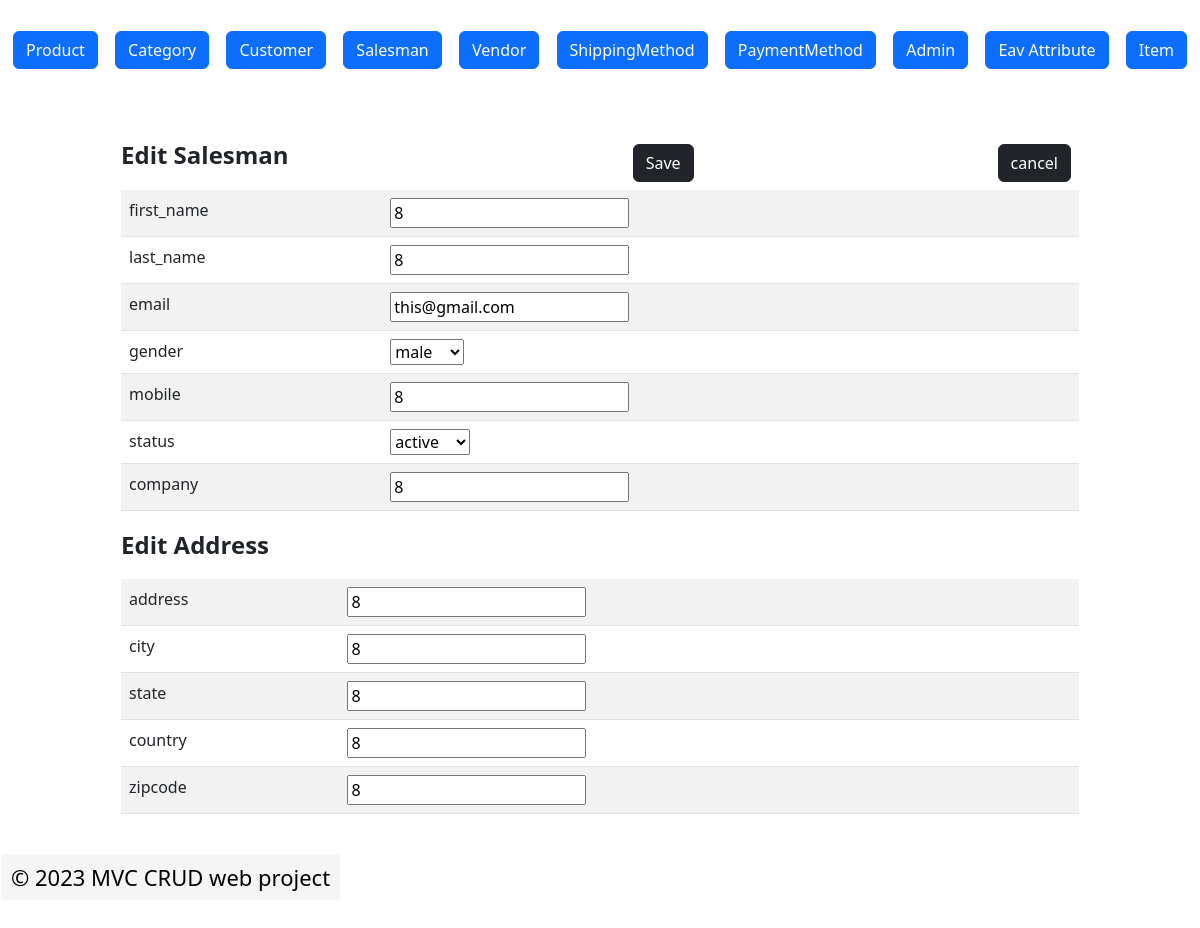
Before: /index.php?c=salesman&a=edit&salesman_id=4 with the older database file.
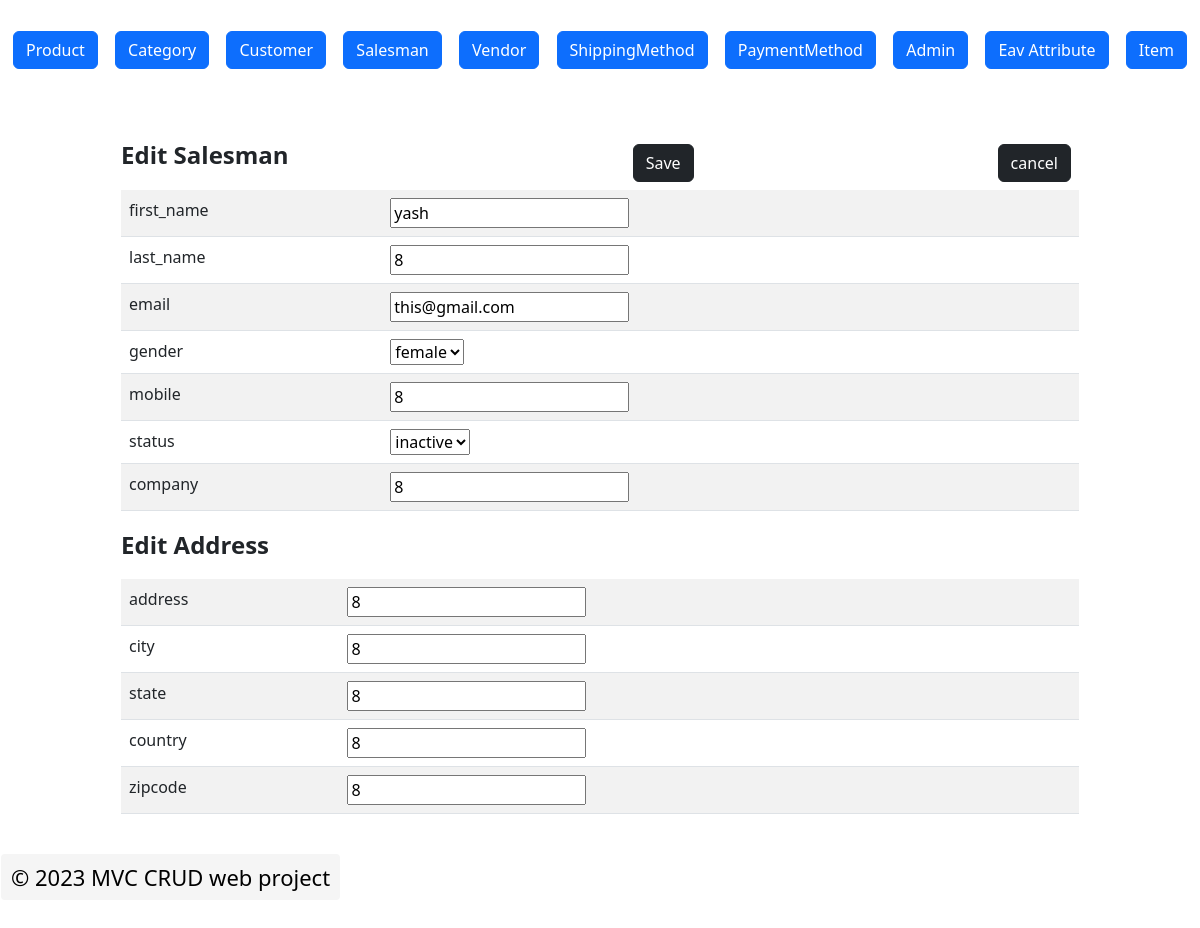
After: the same page with the newer database file.
### tables this page shows
CREATE TABLE `salesman` (
  `salesman_id` int(11) NOT NULL,
  `first_name` varchar(255) NOT NULL,
  `last_name` varchar(255) NOT NULL,
  `email` varchar(255) NOT NULL,
  `gender` enum('male','female') NOT NULL,
  `mobile` int(10) NOT NULL,
  `status` tinyint(4) NOT NULL,
  `company` varchar(25) NOT NULL,
  `created_at` datetime NOT NULL,
  `updated_at` datetime DEFAULT NULL
);

### Block/Core/Template.php (called while the page is built, shortened)
<?php
class Block_Core_Template extends Model_Core_View
{
	protected $children = [];
	public function getChildren()
	{
		return $this->children;
	}
	public function addChild($key, $value)
	{
		$this->children[$key] = $value;
		return $this;
	}
}

### Model/Core/View.php (called while the page is built, shortened)
<?php
class Model_Core_View
{
	protected $template = null;
	protected $data = [];
	public function setTemplate($template)
	{
		$this->template = $template;
		return $this;
	}
	public function getTemplate()
	{
		return $this->template;
	}
	public function setData($data)
	{
		$this->data = $data;
		return $this;
	}
	public function getData($key = null)
	{
		if (array_key_exists($key, $this->data)) {
			return $this->data[$key];
		}
		return null;
	}
	public function render()
	{
		require "View" . DS . $this->getTemplate();
	}
	public function getUrl($action = null, $controller = null, $param = [], $reset = false)
	{
		return Ccc::getModel('Core_Url')->getUrl($action, $controller, $param, $reset);
	}
}

### Controller/Salesman.php (called while the page is built, shortened)
<?php
class Controller_Salesman extends Controller_Core_Action
{
	public function editAction()
	{
		try {
			$salesmanId = (int) Ccc::getModel('Core_Request')->getParam('salesman_id');
			$layout = $this->getLayout();
			$salesman = Ccc::getModel('salesman')->load($salesmanId);
			$address = Ccc::getModel('salesman_Address')->load($salesmanId);
			$edit = $layout->createBlock('salesman_Edit')->setData(['salesman'=>$salesman, 'address' => $address]);
			$layout->getChild('content')->addChild('edit',$edit);
			$layout->render();
		} catch (Exception $e) {
			Ccc::getModel('Core_View')->getMessage()->add($e->getMessage(),Model_Core_Message::FAILURE);
			$this->redirect('grid','',[],true);
		}
	}
}
?>

### index.php (called while the page is built, shortened)
<?php
spl_autoload_register(function ($className) {
    $classPath = str_replace('_', '/', $className);
});
class Ccc
{
	public static function init()
	{
		$front = new Controller_Core_Front();
		$front->init();
	}
	public static function getModel($className)
	{
		return new $className();
	}
}
Ccc::init();
?>

### Model/Core/Url.php (called while the page is built, shortened)
<?php
require_once'Model/Core/Request.php';
class Model_Core_Url
{
	public function getUrl($action = null, $controller = null, $param = [], $reset = false)
	{
		$result = new Model_Core_Request();
		$final = $result->getParam();
		if ($reset) {
			$final = [];
		}
		if ($controller) {
			$final['c'] = $controller;
		}
		else{
			$final['c'] = $result->getControllerName();
		}
		if ($action) {
			$final['a'] = $action;
		}
		else{
			$final['a'] = $result->getActionName();
		}
		$queryString = http_build_query($final);
		$requesturl = trim($_SERVER['REQUEST_URI'], $_SERVER['QUERY_STRING']);
		return $url = $_SERVER['REQUEST_SCHEME'].'://'.$_SERVER['HTTP_HOST'].$requesturl.$queryString;
	}
}
?>

### Model/Core/Request.php (called while the page is built, shortened)
<?php
class Model_Core_Request
{
	public function getParam($key = null , $value = null)
	{
		if($key == 	null)
		{
			return $_GET;
		}
		if(array_key_exists($key, $_GET))
		{
			return $_GET[$key];
		}
		return $value;
	}
}
?>

### Block/Salesman/Edit.php (called while the page is built, shortened)
<?php
class Block_Salesman_Edit extends Block_Core_Template
{
	public function getSalesman()
	{
		$salesman = $this->getData('salesman');
		$address = $this->getData('address');
		$final = [$salesman, $address];
		return $final;
	}
}

### Model/Core/Table.php (called while the page is built, shortened)
<?php
class Model_Core_Table
{
	protected $data = [];
	protected $resource = null;
	public function setResource($resource)
	{
		$this->resource = $resource;
		return $this;
	}
	public function getResource()
	{
		if ($this->resource) {
			return $this->resource;
		}
		$resource = new ($this->resourceClass)();
		return $resource;
	}
	public function getResourceName()
	{
		return $this->getResource()->getResourceName();
	}
	public function getPrimaryKey()
	{
		return $this->getResource()->getPrimaryKey();
	}
	public function __get($key)
	{
		return $this->data[$key];
	}
	public function load($id, $column = null)
	{
		if (!$column) {
			$column = $this->getPrimaryKey();
		}
		$query = "SELECT * FROM `{$this->getResourceName()}` WHERE `{$column}` = {$id}";
		$result = $this->getResource()->fetchRow($query);
		if ($result) {
			$this->data = $result;
		}
		return $this;
	}
}
?>

### Model/Core/Adapter.php (called while the page is built, shortened)
	<?php
class Model_Core_Adapter {
	public $config = [
		'host' => 'localhost',
		'username'=>'root',
		'password' => '',
		'dbname' => 'newmvc-hirenasodiya'
	];
	public function connect()
	{
		$connect = mysqli_connect(
		$this->config['host'],
		$this->config['username'],
		$this->config['password'],
		$this->config['dbname']);
		return $connect;
	}
	public function fetchRow($query)
	{
		$connect = $this->connect();
		$result = mysqli_query($connect,$query);
		if($result->num_rows > 0)
		{
			return $result->fetch_assoc();
		}
		return false;
	}
}
?>

### Model/Core/Table/Resource.php (called while the page is built, shortened)
<?php
class Model_Core_Table_Resource
{
	public function getAdapter()
	{
		$adapter = new Model_Core_Adapter();
		return $adapter;
	}
	public function fetchRow($query)
	{
		return $this->getAdapter()->fetchRow($query);
	}
}
?>

### Model/Salesman/Resource.php (called while the page is built, shortened)
<?php
class Model_Salesman_Resource extends Model_Core_Table_Resource
{
	public function getStatusOptions()
	{
		return [
			Model_Salesman::STATUS_ACTIVE => Model_Salesman::STATUS_ACTIVE_LBL,
			Model_Salesman::STATUS_INACTIVE => Model_Salesman::STATUS_INACTIVE_LBL
		];
	}
}

### Model/Salesman.php (called while the page is built, shortened)
<?php
class Model_Salesman extends Model_Core_Table
{
    public function getStatus()
    {
        if ($this->status) {
            return $this->status;
        }
        return self::STATUS_DEFAULT;
    }
}
?>

### View/salesman/edit.phtml (the view, shortened to what the changed rows need)
<?php
$final = $this->getSalesman();
$salesman = $final[0];
$address = $final[1];
?>
<form action="<?php echo $this->getUrl('save','salesman'); ?>" method ="POST">
<div class="d-flex align-items-center justify-content-sm-between">
		<p class="fw-bolder fs-4">Edit Salesman</p>
			<button class="btn btn-dark ms-5">Save</button>
			<div class="m-2 mx-2"><a class="btn btn-dark pull-right" href="<?php echo $this->getUrl('grid','salesman', [], true);?>">cancel</a></div>
		</div>
<table class="table table-striped">
		<tr>
			<td>
				<label>first_name</label>
			</td>
			<td>
				<input type="text" name="salesman[first_name]" value="<?php echo $salesman->first_name;?>">
			</td>
		</tr>
		<tr>
			<td>
				<label>last_name</label>
			</td>
			<td>
				<input type="text" name="salesman[last_name]" value="<?php echo $salesman->last_name;?>">
			</td>
		</tr>
		<tr>
			<td>
				<label>email</label>
			</td>
			<td>
				<input type="email" name="salesman[email]" value="<?php echo $salesman->email;?>">
			</td>
		</tr>
		<tr>
			<td>
				<label>gender</label>
			</td>
			<td>
				<select name="salesman[gender]" >
				<option value="male" <?php if ($salesman->gender === 'male'){
													echo "selected";}
												?>>male</option>
				<option value="female" <?php if ($salesman->gender === 'female'){
													echo "selected";}
												?>>female</option>
			</select>
			</td>
		</tr>
		<tr>
			<td>
				<label>mobile</label>
			</td>
			<td>
				<input type="text" name="salesman[mobile]" value="<?php echo $salesman->mobile;?>">
			</td>
		</tr>
		<tr>
			<td>
				<label>status</label>
			</td>
			<td>
				<select name="salesman[status]" >
				<?php foreach($salesman->getResource()->getStatusOptions() as $key => $value): ?>
				<?php $selected = ($key == $salesman->getStatus()) ? 'selected' : ''; ?>
				<option value="<?php echo $key; ?>" <?php echo $selected ;?>> <?php echo $value;?>
				 </option>
				<?php endforeach; ?>
			</select>
			</td>
		</tr>
		<tr>
			<td>
				<label>company</label>
			</td>
			<td>
				<input type="text" name="salesman[company]" value="<?php echo $salesman->company;?>">
			</td>
		</tr>
	</table>
	<p class="fw-bolder fs-4">Edit Address</p>
	<table class="table table-striped">
		<tr>
			<td>
				<label>address</label>
			</td>
			<td>
				<input type="text" name="address[address]" value="<?php echo $address->address;?>">
			</td>
		</tr>
		<tr>
			<td>
				<label>city</label>
			</td>
			<td>
				<input type="text" name="address[city]" value="<?php echo $address->city;?>">
			</td>
		</tr>
		<tr>
			<td>
				<label>state</label>
			</td>
			<td>
				<input type="text" name="address[state]" value="<?php echo $address->state;?>">
			</td>
		</tr>
		<tr>
			<td>
				<label>country</label>
			</td>
			<td>
				<input type="text" name="address[country]" value="<?php echo $address->country;?>">
			</td>
		</tr>
		<tr>
			<td>
				<label>zipcode</label>
			</td>
			<td>
				<input type="text" name="address[zipcode]" value="<?php echo $address->zipcode;?>">
			</td>
		</tr>
	</table>
</form>

### View/html/content.phtml
<?php
$children = $this->getChildren();
foreach ($children as $child) {
	$child->render();
}
?>

Changed rows visible on the page:
changed salesman "this@gmail.com": first_name "8" → "yash"; gender "male" → "female"
Other visible differences:
form field value: "active" → "inactive"
